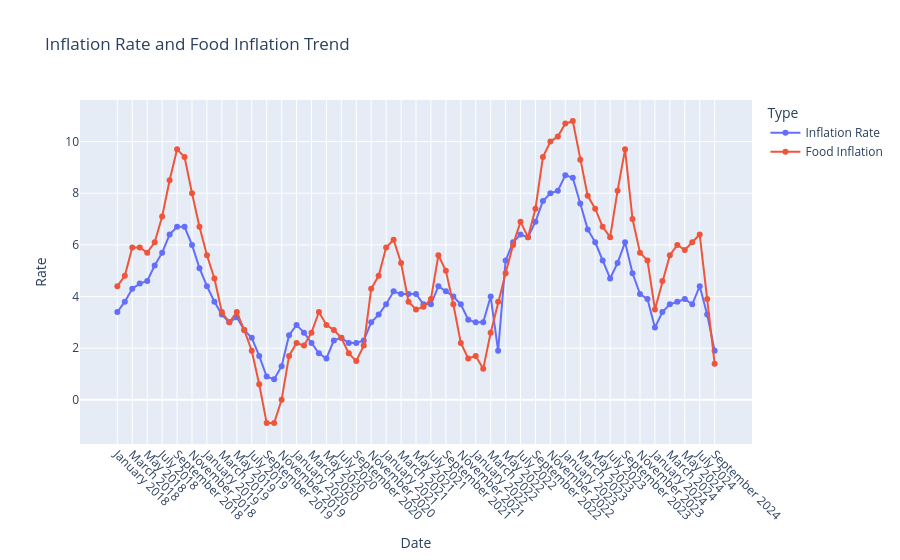

The notebook cell this image was saved under:
### Code cell
from plotly.subplots import make_subplots

import plotly.graph_objs as go

# Create a figure with subplots
fig = make_subplots(rows=1, cols=1)

# Add trace for Inflation Rate
fig.add_trace(go.Scatter(
  x=df_inflation['Date'],
  y=df_inflation['InflationRate'],
  mode='lines+markers',
  name='Inflation Rate'
))

# Add trace for Food Inflation
fig.add_trace(go.Scatter(
  x=df_inflation['Date'],
  y=df_inflation['FoodInflation'],
  mode='lines+markers',
  name='Food Inflation'
))

# Update layout
fig.update_layout(
  title="Inflation Rate and Food Inflation Trend",
  xaxis_title="Date",
  yaxis_title="Rate",
  legend_title="Type",
  xaxis=dict(tickangle=45)
)

# Show the plot
fig.show()

### Figure 1 — Plotly figure (JSON) as saved in the notebook; plotly's stock layout.template omitted (floating-point values rounded to 4 significant figures)
{"data": [{"mode": "lines+markers", "name": "Inflation Rate", "type": "scatter", "x": ["January 2018", "February 2018", "March 2018", "April 2018", "May 2018", "June 2018", "July 2018", "August 2018", "September 2018", "October 2018", "November 2018", "December 2018", "January 2019", "February 2019", "March 2019", "April 2019", "May 2019", "June 2019", "July 2019", "August 2019", "September 2019", "October 2019", "November 2019", "December 2019", "January 2020", "February 2020", "March 2020", "April 2020", "May 2020", "June 2020", "July 2020", "August 2020", "September 2020", "October 2020", "November 2020", "December 2020", "January 2021", "February 2021", "March 2021", "April 2021", "May 2021", "June 2021", "July 2021", "August 2021", "September 2021", "October 2021", "November 2021", "December 2021", "January 2022", "February 2022", "March 2022", "April 2022", "May 2022", "June 2022", "July 2022", "August 2022", "September 2022", "October 2022", "November 2022", "December 2022", "January 2023", "February 2023", "March 2023", "April 2023", "May 2023", "June 2023", "July 2023", "August 2023", "September 2023", "October 2023", "November 2023", "December 2023", "January 2024", "February 2024", "March 2024", "April 2024", "May 2024", "June 2024", "July 2024", "August 2024", "September 2024"], "y": [3.4, 3.8, 4.3, 4.5, 4.6, 5.2, 5.7, 6.4, 6.7, 6.7, 6, 5.1, 4.4, 3.8, 3.3, 3, 3.2, 2.7, 2.4, 1.7, 0.9, 0.8, 1.3, 2.5, 2.9, 2.6, 2.2, 1.8, 1.6, 2.3, 2.4, 2.2, 2.2, 2.3, 3, 3.3, 3.7, 4.2, 4.1, 4.1, 4.1, 3.7, 3.7, 4.4, 4.2, 4, 3.7, 3.1, 3, 3, 4, 1.9, 5.4, 6.1, 6.4, 6.3, 6.9, 7.7, 8, 8.1, 8.7, 8.6, 7.6, 6.6, 6.1, 5.4, 4.7, 5.3, 6.1, 4.9, 4.1, 3.9, 2.8, 3.4, 3.7, 3.8, 3.9, 3.7, 4.4, 3.3, 1.9]}, {"mode": "lines+markers", "name": "Food Inflation", "type": "scatter", "x": ["January 2018", "February 2018", "March 2018", "April 2018", "May 2018", "June 2018", "July 2018", "August 2018", "September 2018", "October 2018", "November 2018", "December 2018", "January 2019", "February 2019", "March 2019", "April 2019", "May 2019", "June 2019", "July 2019", "August 2019", "September 2019", "October 2019", "November 2019", "December 2019", "January 2020", "February 2020", "March 2020", "April 2020", "May 2020", "June 2020", "July 2020", "August 2020", "September 2020", "October 2020", "November 2020", "December 2020", "January 2021", "February 2021", "March 2021", "April 2021", "May 2021", "June 2021", "July 2021", "August 2021", "September 2021", "October 2021", "November 2021", "December 2021", "January 2022", "February 2022", "March 2022", "April 2022", "May 2022", "June 2022", "July 2022", "August 2022", "September 2022", "October 2022", "November 2022", "December 2022", "January 2023", "February 2023", "March 2023", "April 2023", "May 2023", "June 2023", "July 2023", "August 2023", "September 2023", "October 2023", "November 2023", "December 2023", "January 2024", "February 2024", "March 2024", "April 2024", "May 2024", "June 2024", "July 2024", "August 2024", "September 2024"], "y": [4.4, 4.8, 5.9, 5.9, 5.7, 6.1, 7.1, 8.5, 9.7, 9.4, 8, 6.7, 5.6, 4.7, 3.4, 3, 3.4, 2.7, 1.9, 0.6, -0.9, -0.9, 0, 1.7, 2.2, 2.1, 2.6, 3.4, 2.9, 2.7, 2.4, 1.8, 1.5, 2.1, 4.3, 4.8, 5.9, 6.2, 5.3, 3.8, 3.5, 3.6, 3.9, 5.6, 5, 3.7, 2.2, 1.6, 1.7, 1.2, 2.6, 3.8, 4.9, 6, 6.9, 6.3, 7.4, 9.4, 10, 10.2, 10.7, 10.8, 9.3, 7.9, 7.4, 6.7, 6.3, 8.1, 9.7, 7, 5.7, 5.4, 3.5, 4.6, 5.6, 6, 5.8, 6.1, 6.4, 3.9, 1.4]}], "layout": {"legend": {"title": {"text": "Type"}}, "title": {"text": "Inflation Rate and Food Inflation Trend"}, "xaxis": {"anchor": "y", "domain": [0, 1], "tickangle": 45, "title": {"text": "Date"}}, "yaxis": {"anchor": "x", "domain": [0, 1], "title": {"text": "Rate"}}}}
